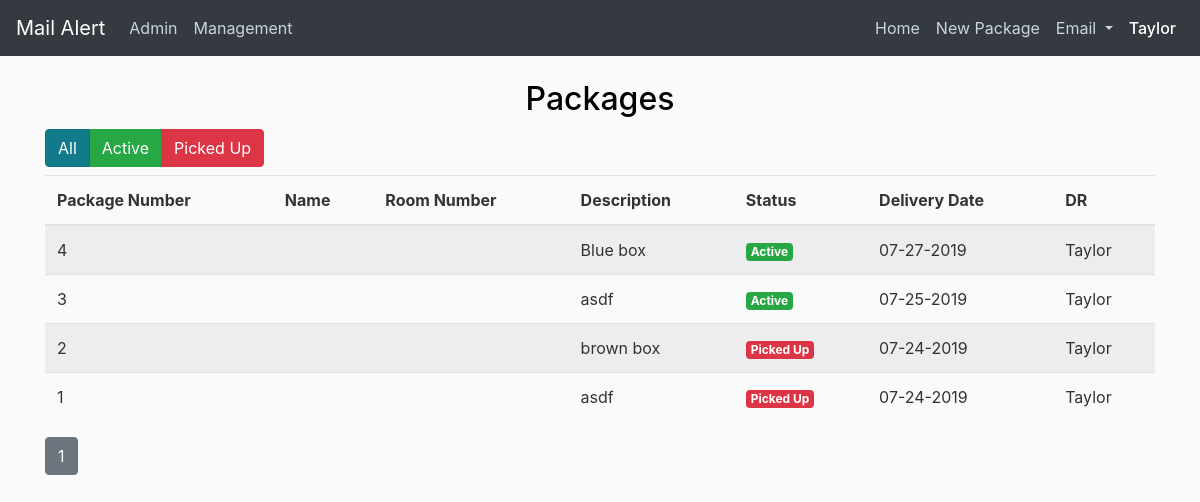
/packages (signed in), run on an earlier commit of the app's database.
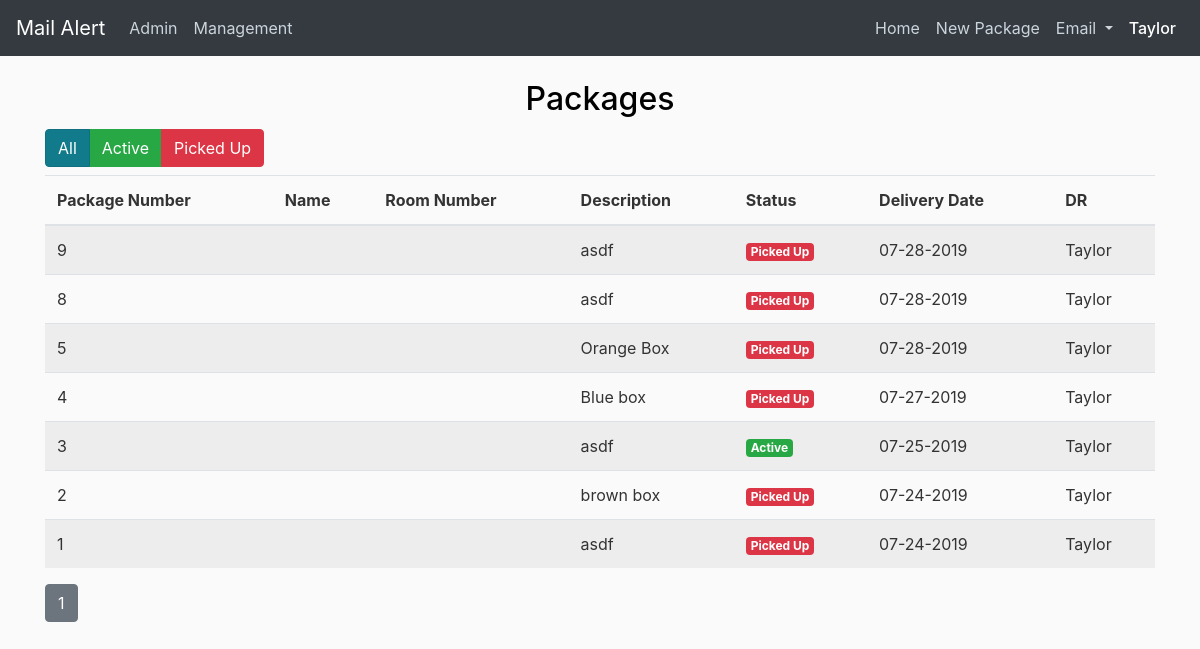
And on a later commit of the database.
### mailalert/models.py (models this page shows, shortened)
class Employee(db.Model, UserMixin):
    id = db.Column(db.Integer, primary_key=True)
    hired_date = db.Column(db.DateTime, nullable=False, default=datetime.now)
    email = db.Column(db.String(120), unique=True, nullable=False)
    fname = db.Column(db.String(100), nullable=False)
    lname = db.Column(db.String(100), nullable=False)
    workinghall = db.Column(db.String(2), nullable=False)
    password = db.Column(db.String(60), nullable=False)
    access = db.Column(db.String, nullable=False, default="DR")
    def is_admin(self):
        return self.access == 'Admin'
    def allowed(self, access_level):
        return ACCESS[self.access] >= ACCESS[access_level]

class Package(db.Model):
    id = db.Column(db.Integer, primary_key=True)
    status = db.Column(db.String(100), nullable=False, default="Active")
    description = db.Column(db.String(250), nullable=False)
    delivery_date = db.Column(db.DateTime, nullable=False, default=datetime.now)
    picked_up_date = db.Column(db.DateTime)
    dr = db.Column(db.String(100), nullable=False)
    perishable = db.Column(db.Boolean, default=False, nullable=False)
    student_id = db.Column(db.Integer, db.ForeignKey('student.id'))

### mailalert/packages/routes.py (the view)
@packages.route("/packages", methods=['GET'])
@login_required
def package():
    page = request.args.get('page', 1, type=int)
    packages = Package.query.filter_by(perishable=False).order_by(Package.delivery_date.desc()).paginate(page=page, per_page=10)
    return render_template('packages.html', title="Packages", packages=packages)

### mailalert/models.py (called while the page is built)
@login_manager.user_loader
def load_user(id):
    return Employee.query.get(int(id))

### mailalert/templates/packages.html (shortened to what this page needs)
{% extends "layout_with_navbar.html" %}
{%block content %}
<div style="margin-left:auto; margin-right:auto;">
    <h2 style=text-align:center;color:black>Packages</h2>
    <h2>
        <div class="btn-group btn-group-toggle" data-toggle="buttons">
            <label class="btn btn-info active">
                <input style="visibility:hidden" type="radio" name="status" value="all" checked="checked"> All
            </label>
            <label class="btn btn-success">
                <input style="visibility:hidden" type="radio" name="status" value="active"> Active
            </label>
            <label class="btn btn-danger">
                <input style="visibility:hidden" type="radio" name="status" value="picked-up"> Picked Up
            </label>
        </div>
    </h2>
</div>
<table id="packagesTable" class="table table-striped table-hover">
    <thead>
        <tr>
            <th>Package&nbsp;Number</th>
            <th>Name</th>
            <th>Room&nbsp;Number</th>
            <th>Description</th>
            <th>Status</th>
            <th>Delivery Date</th>
            <th>DR</th>
        </tr>
    </thead>
    <tbody>
        {% for package in packages.items %}
        <tr data-status="active">
            <td>{{ package.id }}</td>
            <td>{{ package.fname }} {{ package.lname }}</td>
            <td>{{ package.roomNum }}</td>
            <td>{{ package.description }}</td>
            {% if package.status == "Active" %}
            <td><span class="badge badge-success">{{ package.status }}</span></td>
            {% elif package.status == "Picked Up" %}
            <td><span class="badge badge-danger">{{ package.status }}</span></td>
            {% endif %}
            <td>{{ package.delivery_date.strftime('%m-%d-%Y') }}</td>
            <td>{{ package.dr }}</td>
        </tr>
        {% endfor %}
    </tbody>
</table>
{% for page_num in packages.iter_pages(left_edge=1, right_edge=1, left_current=3, right_current=3) %}
{% if page_num %}
{% if packages.page == page_num %}
<a class="btn btn-secondary mb-4" href="{{ url_for('packages.package', page=page_num) }}">{{ page_num }}</a>
{% else %}
<a class="btn btn-light mb-4" href="{{ url_for('packages.package', page=page_num) }}">{{ page_num }}</a>
{% endif %}
{% else %}
....
{% endif %}
{% endfor %}
</div>
{% endblock %}

### mailalert/templates/layout_with_navbar.html (shortened to what this page needs)
<!DOCTYPE html>
<html>
<head>
  <link rel="stylesheet" href="https://maxcdn.bootstrapcdn.com/bootstrap/4.0.0/css/bootstrap.min.css"
>
  <link rel="stylesheet" type="text/css" href="{{ url_for('static', filename='main.css') }}">
  <link rel="stylesheet" href="https://maxcdn.bootstrapcdn.com/font-awesome/4.7.0/css/font-awesome.min.css">
</head>
<body>
  <header class="site-header">
    <nav class="navbar navbar-expand-lg navbar-dark bg-dark fixed-top">
      <a class="navbar-brand" href="/">Mail Alert</a>
      <div class="collapse navbar-collapse" id="navbarNavDropdown">
        <ul class="navbar-nav">
          {% if current_user.is_admin() %}
          <li class="nav-item">
            <a class="nav-link" href="{{ url_for('admin.index') }}">Admin<span class="sr-only">(current)</span></a>
          </li>
          {% endif %}
          {% if current_user.allowed('Building Director') %}
            <li class="nav-item">
              <a class="nav-link" href="{{ url_for('employees.management') }}">Management<span class="sr-only">(current)</span></a>
            </li>
          {% endif %}
        </ul>
        <ul class="navbar-nav ml-auto">
          <li class="nav-item">
            <a class="nav-link" href="/">Home <span class="sr-only">(current)</span></a>
          </li>
          <li class="nav-item">
            <a class="nav-link" href="{{ url_for('packages.newPackage') }}">New Package<span class="sr-only">(current)</span></a>
          </li>
          <li class="nav-item dropdown">
            <a class="nav-link dropdown-toggle" href="#" id="navbarDropdownMenuLink" data-toggle="dropdown"
              aria-haspopup="true" aria-expanded="false">
              Email
            </a>
          </li>
          <li class="nav-item dropdown">
              <a class="nav-link active" href="#" id="navbarDropdownMenuLink" data-toggle="dropdown"
                aria-haspopup="true" aria-expanded="false">
                {{ current_user.fname }}
              </a>
            </li>
        </ul>
      </div>
    </nav>
  </header>
  <main role="main" class="container">
    <div class="row">
      <div class="col-md-12">
        {% block content %}{% endblock %}
    </div>
  </main>
</body>
</html>

### mailalert/static/main.css (style rules this page uses)
body { background: #fafafa; color: #333333; margin-top: 5rem; }
h1, h2, h3, h4, h5, h6 { color: #444444; }
.site-header .navbar-nav .nav-link { color: #cbd5db; }
.site-header .navbar-nav .nav-link.active { font-weight: 500; }

What changed in the data, as far as the page shows it:
added Package: id "9", description "asdf", status "Picked Up", delivery_date "07-28-2019", dr "Taylor"
added Package: id "8", description "asdf", status "Picked Up", delivery_date "07-28-2019", dr "Taylor"
added Package: id "5", description "Orange Box", status "Picked Up", delivery_date "07-28-2019", dr "Taylor"
changed Package "Blue box": status "Active" → "Picked Up"
